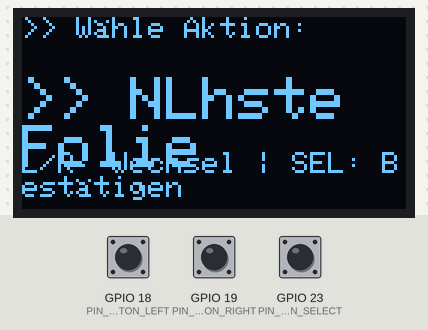
Bench run of a sketch on a simulated ESP32. Shown: 128×64 one-colour display. The test bench sets the inputs (shaded band); at power-on: GPIO 23 (PIN_BUTTON_SELECT) HIGH, GPIO 18 (PIN_BUTTON_LEFT) HIGH, GPIO 19 (PIN_BUTTON_RIGHT) HIGH. USB keyboard and mouse output is not drawn; what the sketch prints to the serial monitor is not drawn.

Above: at 1.3 s.
1.4 s: GPIO 23 (PIN_BUTTON_SELECT) pulled LOW for 0.15 s
At 2.5 s:
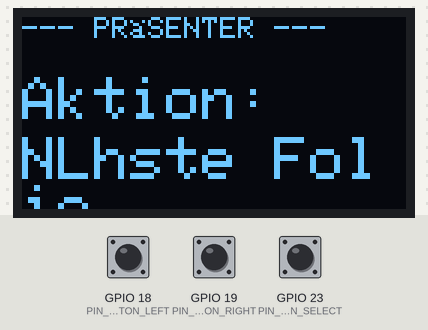
4.3 s: GPIO 18 (PIN_BUTTON_LEFT) pulled LOW for 0.15 s
At 5.2 s:
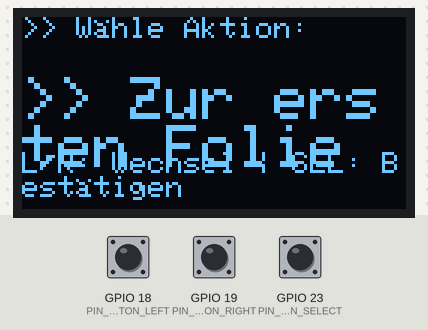
5.9 s: GPIO 23 (PIN_BUTTON_SELECT) pulled LOW for 1 s
At 6.5 s:
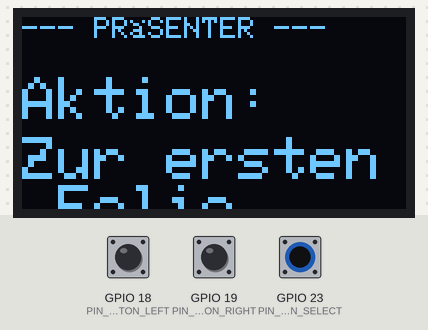
8.8 s: GPIO 18 (PIN_BUTTON_LEFT) pulled LOW for 1 s
At 10.0 s:
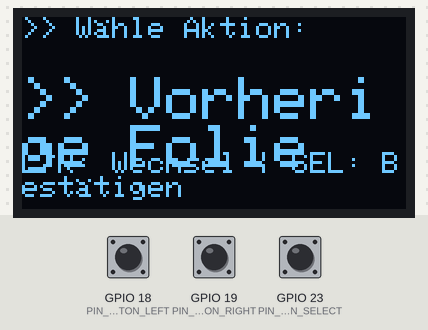
11.3 s: GPIO 23 (PIN_BUTTON_SELECT) pulled LOW for 0.15 s
At 12.4 s:
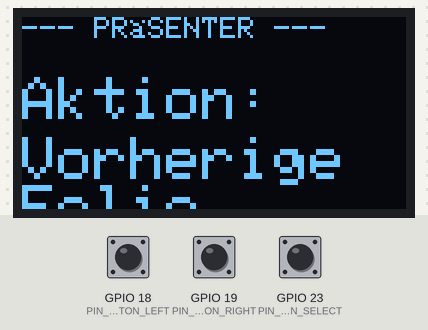
14.2 s: GPIO 18 (PIN_BUTTON_LEFT) pulled LOW for 0.15 s
At 15.5 s:
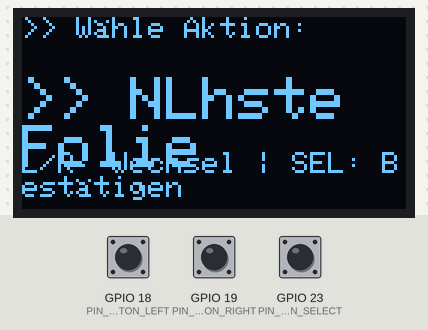
Timing chart, 0 to 16.8 s (numbered marks = the images above; inputs shaded):
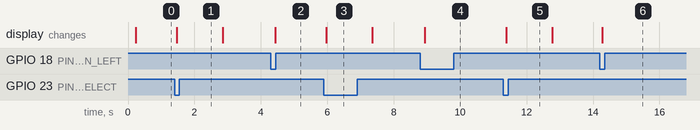

The sketch:

ESP32_Presentation_Remote.ino
```cpp
#include <BleKeyboard.h>
#include <Adafruit_GFX.h>
#include <Adafruit_SSD1306.h>

// --- PIN Definitionen ---
const int PIN_BUTTON_LEFT = 18;  // Vorherige Folie / Menü nach links
const int PIN_BUTTON_RIGHT = 19; // Nächste Folie / Menü nach rechts
const int PIN_BUTTON_SELECT = 23; // Bestätigen / Aktion ausführen

// --- OLED Display Definitionen ---
#define SCREEN_WIDTH 128    // OLED Breite in Pixel
#define SCREEN_HEIGHT 64    // OLED Höhe in Pixel
#define OLED_RESET -1       // Reset-Pin für SSD1306, -1 wenn geteilt mit ESP32-Reset
Adafruit_SSD1306 display(SCREEN_WIDTH, SCREEN_HEIGHT, &Wire, OLED_RESET);

// --- BLE Keyboard Initialisierung ---
// Der Name, unter dem das Gerät auf dem iPad erscheint
BleKeyboard bleKeyboard("ESP32 Presenter", "Espressif", 100);

// --- Menü Variablen ---
const char* menuItems[] = {"N\x84chste Folie", "Vorherige Folie", "Zur ersten Folie"};
const int numMenuItems = 3;
int currentMenuIndex = 0; // Aktuell ausgewählter Menüpunkt
int lastButtonStateLeft = HIGH;
int lastButtonStateRight = HIGH;
int lastButtonStateSelect = HIGH;

// Setup Funktion
void setup() {
  Serial.begin(115200);

  // Taster Pins als Eingabe mit Pull-up Widerstand
  pinMode(PIN_BUTTON_LEFT, INPUT_PULLUP);
  pinMode(PIN_BUTTON_RIGHT, INPUT_PULLUP);
  pinMode(PIN_BUTTON_SELECT, INPUT_PULLUP);

  // OLED Display Initialisierung (I2C)
  if (!display.begin(SSD1306_SWITCHCAPVCC, 0x3C)) { // I2C Adresse 0x3C für 128x64
    Serial.println(F("SSD1306 allocation failed"));
    for (;;); // Endlosschleife bei Fehler
  }

  // Bluetooth starten
  bleKeyboard.begin();
  displayStatus("Verbinde...", "Bluetooth HID");
}

// Haupt-Loop
void loop() {
  // 1. Verbindung prüfen
  if (bleKeyboard.isConnected()) {
    // 2. Taster-Eingabe verarbeiten
    handleInput();
    // 3. Menü auf dem Display anzeigen
    displayMenu();
  } else {
    displayStatus("Warte auf", "Verbindung...");
  }
}

// --- Funktionen ---

// Funktion zur Anzeige des Verbindungsstatus
void displayStatus(const char* line1, const char* line2) {
  display.clearDisplay();
  display.setTextSize(1);
  display.setTextColor(SSD1306_WHITE);

  display.setCursor(0, 0);
  display.println("--- PR\x84SENTER ---");

  display.setTextSize(2);
  display.setCursor(0, 20);
  display.println(line1);
  display.setCursor(0, 40);
  display.println(line2);

  display.display();
  delay(100);
}

// Funktion zur Anzeige des aktuellen Menüs
void displayMenu() {
  display.clearDisplay();
  display.setTextSize(1);
  display.setTextColor(SSD1306_WHITE);

  display.setCursor(0, 0);
  display.println(">> W\x84hle Aktion:");

  // Pfeile und Text für den aktuellen Menüpunkt anzeigen
  display.setTextSize(2);
  display.setCursor(0, 20);
  display.print(">> ");
  display.println(menuItems[currentMenuIndex]);

  display.setTextSize(1);
  display.setCursor(0, 45);
  display.print("L/R: Wechsel | SEL: Best\x84tigen");

  display.display();
}

// Funktion zur Verarbeitung der Taster-Eingaben (mit einfacher Entprellung)
void handleInput() {
  // 1. Taster LINKS (Vorherige Folie / Menü nach links)
  int buttonStateLeft = digitalRead(PIN_BUTTON_LEFT);
  if (buttonStateLeft != lastButtonStateLeft && buttonStateLeft == LOW) {
    currentMenuIndex--; // Menüpunkt dekrementieren
    if (currentMenuIndex < 0) {
      currentMenuIndex = numMenuItems - 1; // Zirkulär zurück zum Ende
    }
  }
  lastButtonStateLeft = buttonStateLeft;

  // 2. Taster RECHTS (Nächste Folie / Menü nach rechts)
  int buttonStateRight = digitalRead(PIN_BUTTON_RIGHT);
  if (buttonStateRight != lastButtonStateRight && buttonStateRight == LOW) {
    currentMenuIndex++; // Menüpunkt inkrementieren
    if (currentMenuIndex >= numMenuItems) {
      currentMenuIndex = 0; // Zirkulär zurück zum Anfang
    }
  }
  lastButtonStateRight = buttonStateRight;

  // 3. Taster SELECT (Bestätigen)
  int buttonStateSelect = digitalRead(PIN_BUTTON_SELECT);
  if (buttonStateSelect != lastButtonStateSelect && buttonStateSelect == LOW) {
    // Aktion basierend auf dem ausgewählten Menüpunkt ausführen
    performAction(currentMenuIndex);
    delay(200); // Kurze Pause, um Mehrfachauslösung zu vermeiden
  }
  lastButtonStateSelect = buttonStateSelect;

  delay(50); // Kleiner Delay für Entprellung und CPU-Schonung
}

// Funktion zum Senden des Bluetooth-Befehls
void performAction(int index) {
  displayStatus("Aktion:", menuItems[index]);
  delay(1000); // Zeigt die Aktion 1 Sekunde lang an

  switch (index) {
    case 0: // Nächste Folie
      Serial.println("Sende: Pfeil RECHTS");
      bleKeyboard.write(KEY_RIGHT_ARROW);
      break;
    case 1: // Vorherige Folie
      Serial.println("Sende: Pfeil LINKS");
      bleKeyboard.write(KEY_LEFT_ARROW);
      break;
    case 2: // Zur ersten Folie (HOME Taste)
      Serial.println("Sende: HOME");
      bleKeyboard.write(KEY_HOME);
      break;
  }
}
```

Measured:
- after the input at 1.4 s, the display: changes after 0.07 s (image 1)
- after the input at 4.3 s, the display: changes after 0.14 s (image 2)
- after the input at 5.9 s, the display: changes after 0.07 s (image 3)
- after the input at 8.8 s, the display: changes after 0.14 s (image 4)
- after the input at 11.3 s, the display: changes after 0.09 s (image 5)
- after the input at 14.2 s, the display: changes after 0.08 s (image 6)
